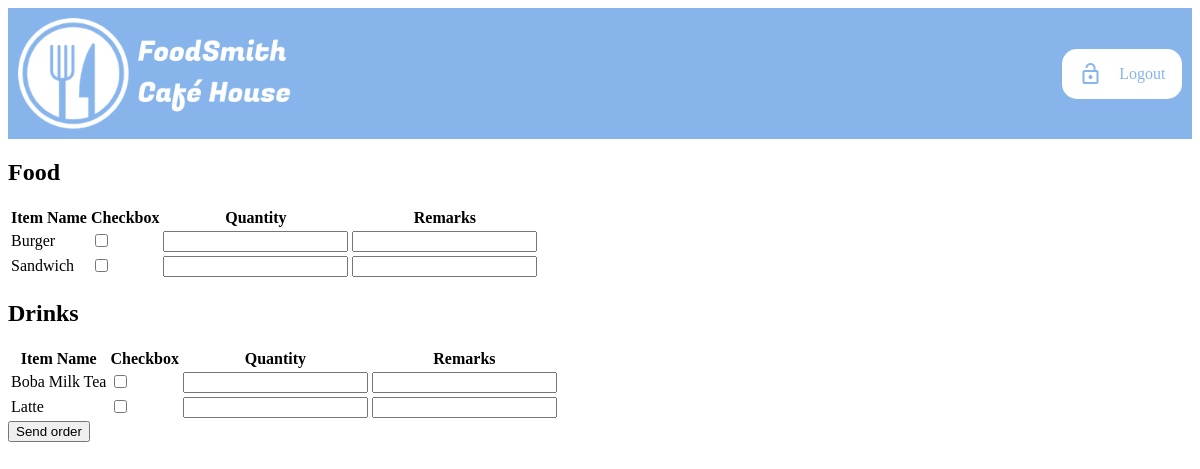
Screenshot of /order/index.php with the database file from the repository.
### tables this page shows
CREATE TABLE `category` (
  `categoryID` int(11) NOT NULL,
  `categoryName` text NOT NULL
);

CREATE TABLE `menu` (
  `itemID` int(11) NOT NULL,
  `categoryID` int(11) NOT NULL,
  `itemName` text NOT NULL,
  `itemPrice` float NOT NULL
);

### order/index.php (the view, shortened to what this page needs)
<!doctype html>
<html>
<head>
	<link rel="stylesheet" href="style.css">
</head>
<?php
		include $_SERVER['DOCUMENT_ROOT']."/template/header.php";
	?>
<body>
<article>
<form action ="order_process.php" method="post">
<?php
		include_once ($_SERVER['DOCUMENT_ROOT']."/db_conn.php");
		$index = 1;
		$categoryQuery = "SELECT * FROM category";
		$categoryResult = $conn->query($categoryQuery);
		while ($categoryRow = $categoryResult->fetch_assoc())
		{
			$menuQuery = "SELECT * FROM menu WHERE categoryID = $index";
			$menuResult = $conn->query($menuQuery);
			echo "<h2>" . $categoryRow["categoryName"] . "</h2>";
			echo "<table id='food_table'><tr><th>Item Name</th><th>Checkbox</th><th>Quantity</th><th>Remarks</th></tr>";
			if ($menuResult->num_rows > 0)
			{
				while($menuRow = $menuResult->fetch_assoc())
				{
					echo
					"<tr class='list-items'><td>" . $menuRow['itemName'] . "</td>
					<td><input type='checkbox' name='checkbox1[]' value='" . $menuRow['itemName'] . "'></td>
						<td><input type='text' id='text_order' name='quantity1'></td>
						<td><input type='text' id='text_order' name='remarks1'></td>
					</tr>";
				}
			}
			else
			{
				echo "0 results";
			}
			echo "</table>";
			$index++;
		}
	?>
			<div id="send-btn">
					<input type="submit" id="sendorder_btn" value="Send order" name="submit">
			</div>
</form>
</article>
</body>
</html>

### rows the page displays
category: categoryName "Food"
menu: itemName "Burger"
menu: itemName "Sandwich"
category: categoryName "Drinks"
menu: itemName "Boba Milk Tea"
menu: itemName "Latte"
